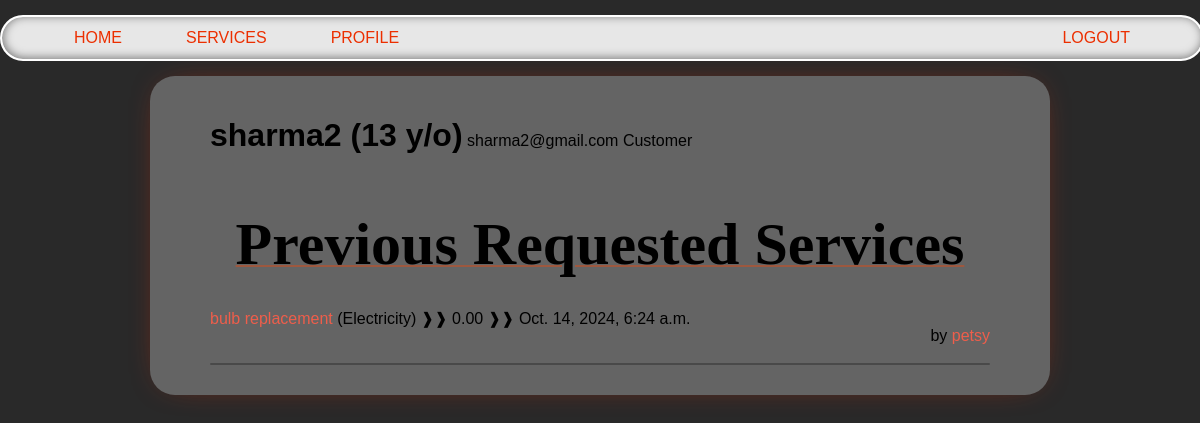
/users/customer/sharma2/ (signed in), run on an earlier commit of the app's database.
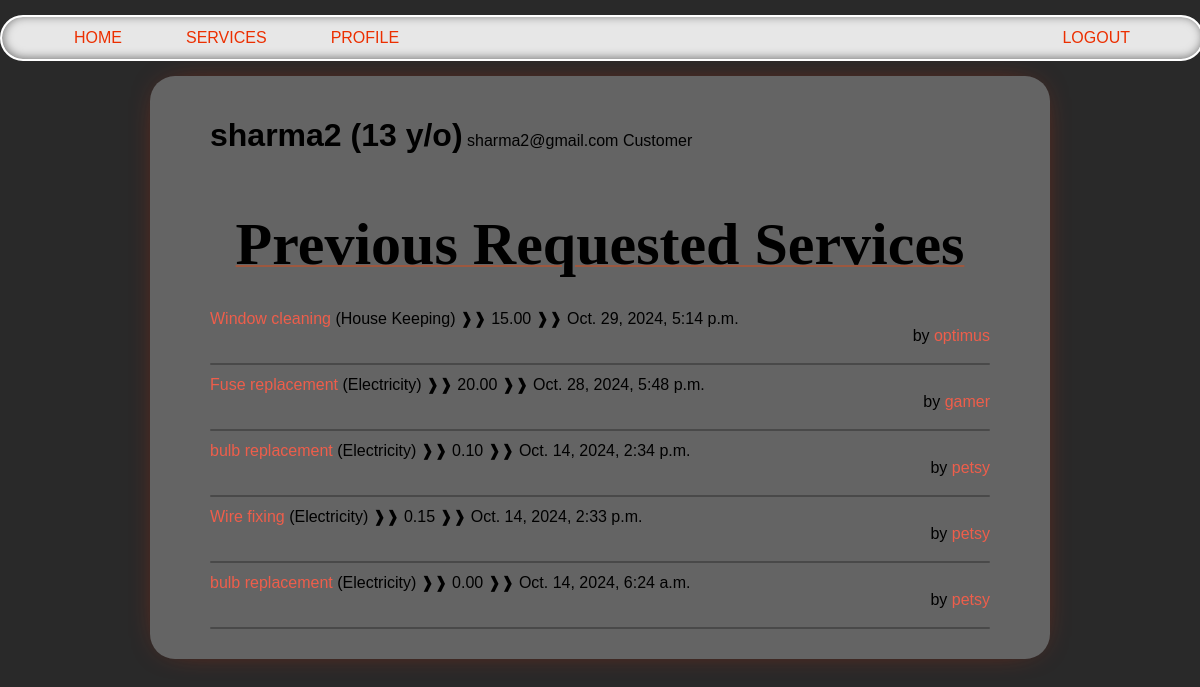
And on a later commit of the database.
### users/models.py (models this page shows, shortened)
class User(AbstractUser):
    is_company = models.BooleanField(default=False)
    is_customer = models.BooleanField(default=False)
    email = models.CharField(max_length=100, unique=True)

class Company(models.Model):
    user = models.OneToOneField(
        User, on_delete=models.CASCADE, primary_key=True)
    field = models.CharField(max_length=70, choices=(('Air Conditioner', 'Air Conditioner'),
                                                     ('All in One', 'All in One'),
                                                     ('Carpentry', 'Carpentry'),
                                                     ('Electricity',
                                                      'Electricity'),
                                                     ('Gardening', 'Gardening'),
                                                     ('Home Machines',
                                                      'Home Machines'),
                                                     ('House Keeping',
                                                      'House Keeping'),
                                                     ('Interior Design',
                                                      'Interior Design'),
                                                     ('Locks', 'Locks'),
                                                     ('Painting', 'Painting'),
                                                     ('Plumbing', 'Plumbing'),
                                                     ('Water Heaters', 'Water Heaters')), blank=False, null=False)
    rating = models.IntegerField(
        validators=[MaxValueValidator(5), MinValueValidator(0)], default=0)

### services/models.py (models this page shows, shortened)
class ServiceRequest(models.Model):
    customer = models.ForeignKey(Customer, on_delete=models.CASCADE)
    service = models.ForeignKey(Service, on_delete=models.CASCADE)
    service_hours = models.IntegerField()  # Hours requested
    address = models.CharField(max_length=255)  # Customer address
    total_price = models.DecimalField(decimal_places=2, max_digits=10, default=0.00)  # Calculated price
    request_date = models.DateTimeField(auto_now_add=True)  # Automatically set the request time

class Service(models.Model):
    company = models.ForeignKey(Company, on_delete=models.CASCADE)
    name = models.CharField(max_length=40)
    description = models.TextField()
    price_hour = models.DecimalField(decimal_places=2, max_digits=100)
    rating = models.IntegerField(validators=[MinValueValidator(
        0), MaxValueValidator(5)], default=0)
    choices = (
        ('Air Conditioner', 'Air Conditioner'),
        ('Carpentry', 'Carpentry'),
        ('Electricity', 'Electricity'),
        ('Gardening', 'Gardening'),
        ('Home Machines', 'Home Machines'),
        ('House Keeping', 'House Keeping'),
        ('Interior Design', 'Interior Design'),
        ('Locks', 'Locks'),
        ('Painting', 'Painting'),
        ('Plumbing', 'Plumbing'),
        ('Water Heaters', 'Water Heaters'),
    )
    field = models.CharField(max_length=30, blank=False,
                             null=False, choices=choices)
    date = models.DateTimeField(auto_now=True, null=False)

### users/views.py (the view)
# urls.py: path('customer/<slug:username>/', v.CustomerProfileView, name='customer-profile')
@login_required
def CustomerProfileView(request, username):
    customer = Customer.objects.get(user=request.user)
    user_age = timezone.now().year - customer.birth.year
    requested_services = ServiceRequest.objects.filter(customer=customer).order_by('-request_date')
    return render(request, 'users/profile.html', {
        'user': request.user,
        'user_age': user_age,
        'sh': requested_services  # Placeholder for requested services history
    })

### users/templates/users/profile.html (shortened to what this page needs)
{% extends 'main/base.html' %}
{% block content %}
    {% if user.is_customer %}
        <div style="display: ruby;">
            <h1>{{ user.username }} ({{user_age}} y/o)</h1>
            <p>{{ user.email }}</p>
            <p style="float: right;">Customer</p>
        </div>
    {% else %}
        <div style="display: ruby;">
            <h1>{{ user.username }}</h1>
            <p> {{ user.email }}</p>
            <p style="float: right;">{{user.company.field}} Company</p>
        </div>
       {% endif %}
    {% if 'customer' in request.path %}
        <p class="title">Previous Requested Services</p>
    {% else %}
        <p class="title">Available Services</p>
    {% endif %}
    {% if user.is_customer %}
        {% for service in sh %}
            <div>
                <a href="/services/{{service.service.id}}">{{service.service.name}}</a> ({{service.service.field}})
                <p style="margin: 0; display: inline-block;"> ❱❱ {{service.total_price}}</p>
                <p style="margin: 0; display: inline-block;"> ❱❱ {{ service.request_date }}</p>
                <p style="float: right; margin: 0;">
                    by <a href="#">{{service.service.company.user}}</a>
                </p>
            </div>
            <div class="line"></div>
        {% endfor %}
    {% endif %}
{% endblock %}

### main/templates/main/base.html (shortened to what this page needs)
{% load static %}
<!DOCTYPE html>
<html lang="en">
  <head>
    <link
      rel="stylesheet"
      type="text/css"
      href="{% static 'css/style.css' %}"
    />
  </head>
  <body>
    {% include 'main/navbar.html' %}
    <div class='content'>
      {% block content %} replace me {% endblock %}
    </div>
  </body>
</html>

### main/templates/main/navbar.html (shortened to what this page needs)
<nav class="navbar">
    <ul class="left-nav">
        <li><a href="/">Home</a></li>
        <li>
            <a href="/services/">Services</a>
        </li>
        {% if user.is_authenticated %}
            {% if user.is_customer %}
               <li><a href="{% url 'users:customer-profile' request.user.username %}">Profile</a></li>
            {% else %}
                <li><a href="{% url 'users:company-profile' request.user.username %}">Profile</a></li>
            {% endif %}
        {% endif %}
    </ul>
    <ul class="right-nav">
        {% if user.is_authenticated %}
            <li><a href="{% url 'main:logout' %}">Logout</a></li>
        {% else %}
         <li><a href="{% url 'users:login' %}">Login</a></li>
         <li><a href="{% url 'users:register' %}">Register</a></li>
        {% endif %}
    </ul>
</nav>

### main/static/css/style.css (style rules this page uses)
body { background: #292929; font-family: 'Lexend Exa', sans-serif; padding: 0; margin: 0; }
a { color: #ee5e4b; text-decoration: none; }
.content { background-color: #646464; margin: 0 auto; width: 65%; padding: 20px 60px; box-shadow: 0px 0px 35px -20px #ec2f00; border-radius: 25px; }
.content p { text-align: center; margin: 30px 0px; white-space: pre-line; }
.title { text-align: center; font-family: 'Times New Roman', Times, serif; font-size: 60px; font-weight: bold; text-decoration: 2px underline; text-decoration-color: rgba(255, 68, 0, 0.37); }
.navbar { position: sticky; top: 15px; box-shadow: inset 1px -1px 10px rgb(116, 116, 116); border: 2px solid white; border-radius: 30px; animation: slide-in 1s ease-out; background-color: #e7e7e7; width: 95%; margin: 0 auto; margin-bottom: 30px; display:flex; align-items: center; padding: 0 30px; }
.navbar ul { display: flex; margin: 0; padding: 0 30px; list-style-type: none; }
.navbar ul.left-nav { flex: 1; justify-content: flex-start; }
.navbar ul.right-nav { display : flex; justify-content: flex-end; }
.navbar ul li:not(:last-child) { margin-right: 40px; }
.navbar ul li { border: 2px solid transparent; border-radius: 5px; padding: 10px; transition: background 0.2s; }
.navbar ul li a { color: #ec2f00; text-decoration: none; text-transform: uppercase; transition: color 0.2s; }
.line { width: 100%; margin: 0 auto; height: 2px; background-color: #00000044; border-radius: 20px; margin-bottom: 10px; margin-top: 35px; }

What changed in the data, as far as the page shows it:
added ServiceRequest: service.name "Window cleaning", service.field "House Keeping", total_price "15.00", request_date "Oct. 29, 2024, 5:14 p.m.", service.company.user "optimus"
added ServiceRequest: service.name "Fuse replacement", service.field "Electricity", total_price "20.00", request_date "Oct. 28, 2024, 5:48 p.m.", service.company.user "gamer"
added ServiceRequest: service.name "bulb replacement", service.field "Electricity", total_price "0.10", request_date "Oct. 14, 2024, 2:34 p.m.", service.company.user "petsy"
added ServiceRequest: service.name "Wire fixing", service.field "Electricity", total_price "0.15", request_date "Oct. 14, 2024, 2:33 p.m.", service.company.user "petsy"
